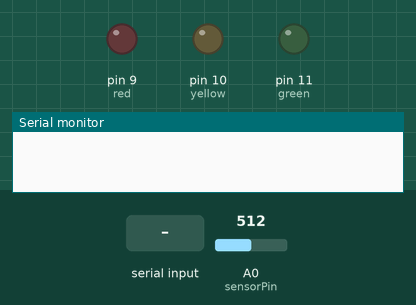
The sketch below on a simulated Arduino Uno, built with avr-gcc and run on an emulated ATmega328P. Parts: output pins drawn as LEDs (lit = HIGH), the last lines printed to the serial monitor. Dashed ring = blinking. The test bench sets the inputs (shaded band); at power-on: A0 (sensorPin) = 512.

Above: at 1.2 s.
1.3 s: A0 (sensorPin) set to 604
2.8 s: A0 (sensorPin) set to 628
At 2.96 s:
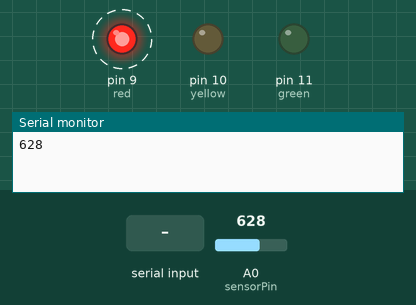
5.8 s: "y" received over Serial
At 7.1 s:
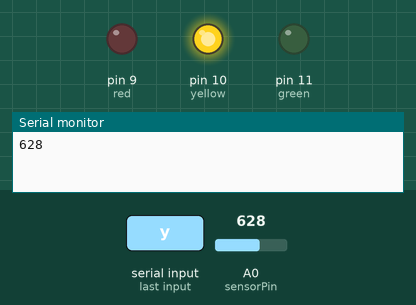
7.9 s: "r" received over Serial
At 8.8 s:
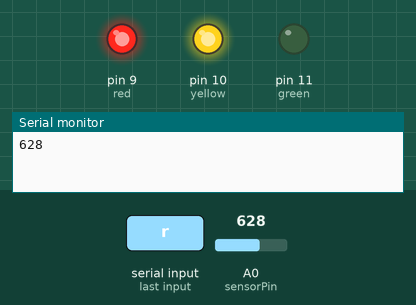
9.4 s: "g" received over Serial
At 10.0 s:
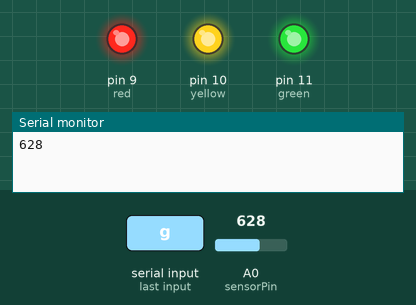
Timing chart, 0 to 11.9 s (numbered marks = the images above; inputs shaded):
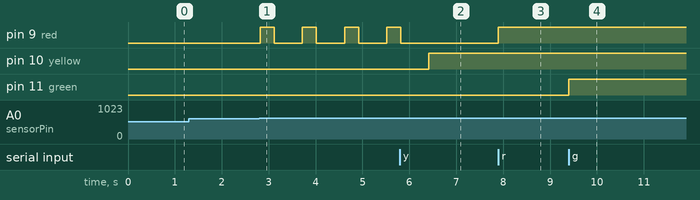

The sketch:

Sketch1.ino
```cpp
const int sensorPin = 0;
const int red = 9;
const int yellow = 10;
const int green = 11;
char myCol[20];
int smallDelay;
int bigDelay;
int flag;


// We'll also set up some global variables for the light level a calibration value and
//and a raw light value
int lightCal;
int lightVal = 0;


void setup()
{
	Serial.begin(9600);
	Serial.setTimeout(13);
	// We'll set up the LED pin to be an output.
	pinMode(red, OUTPUT);
	pinMode(yellow, OUTPUT);
	pinMode(green, OUTPUT);

	lightCal = analogRead(sensorPin);
	//we will take a single reading from the light sensor and store it in the lightCal
	//variable. This will give us a prelinary value to compare against in the loop
	smallDelay = 150;
	bigDelay = 300;
	flag = 1;
}


void loop()
{
	if (flag == 1)
	{
		photoresistor();


	}


		//photoresistor();


		int lf = 10;
		Serial.readBytesUntil(lf, myCol, 1);
	 if (strcmp(myCol, "r") == 0)
		{
			digitalWrite(red, HIGH);

		}
	else if (strcmp(myCol, "y") == 0)
		{
			digitalWrite(yellow, HIGH);
		}
	else if (strcmp(myCol, "g") == 0)
		{
		digitalWrite(green, HIGH);
		}


}

void photoresistor()
{
	if ((lightCal - analogRead(sensorPin) > 100) || (lightCal - analogRead(sensorPin) < -100))
	{
		//Take a reading using analogRead() on sensor pin and store it in lightVal
		lightVal = analogRead(sensorPin);

		Serial.println(lightVal);
		//Serial.write(analogRead(sensorPin));
		Serial.flush();
		BlinkRed();
		flag = 2;
		//delay(100);
		//print out the value of the analogRead for the sensor

		//digitalWrite(red, HIGH);
		//digitalWrite(yellow, HIGH);
		//digitalWrite(green, HIGH);
	}
}

void BlinkRed()
{
	/*for (int i = 1; i < 2,i++;)
	{
		digitalWrite(red, HIGH);
		delay(smallDelay);
		digitalWrite(red, LOW);
		delay(smallDelay);
		digitalWrite(red, HIGH);
		delay(smallDelay);
		digitalWrite(red, LOW);

	}*/

	for (int i = 0;i < 4; i++)
	{
		digitalWrite(red, HIGH);
		delay(bigDelay);
		for (int j = 0; j < 4; j++)
		{
			digitalWrite(red, LOW);
			delay(smallDelay);
		}
	}

}
```

Measured:
- the behaviour switches between 612 and 613 on A0 (sensorPin) (found by bisection; images 0 and 1)
- after the input at 1.3 s, every drawn part: stays the same
- after the input at 2.8 s, pin 9 (red): alternates HIGH for 0.30 s and LOW for 0.60 s, starting at once
- after the input at 5.8 s, pin 10 (yellow): LOW → HIGH after 0.62 s
- after the input at 7.9 s, pin 9 (red): LOW → HIGH at once
- after the input at 9.4 s, pin 11 (green): LOW → HIGH at once
